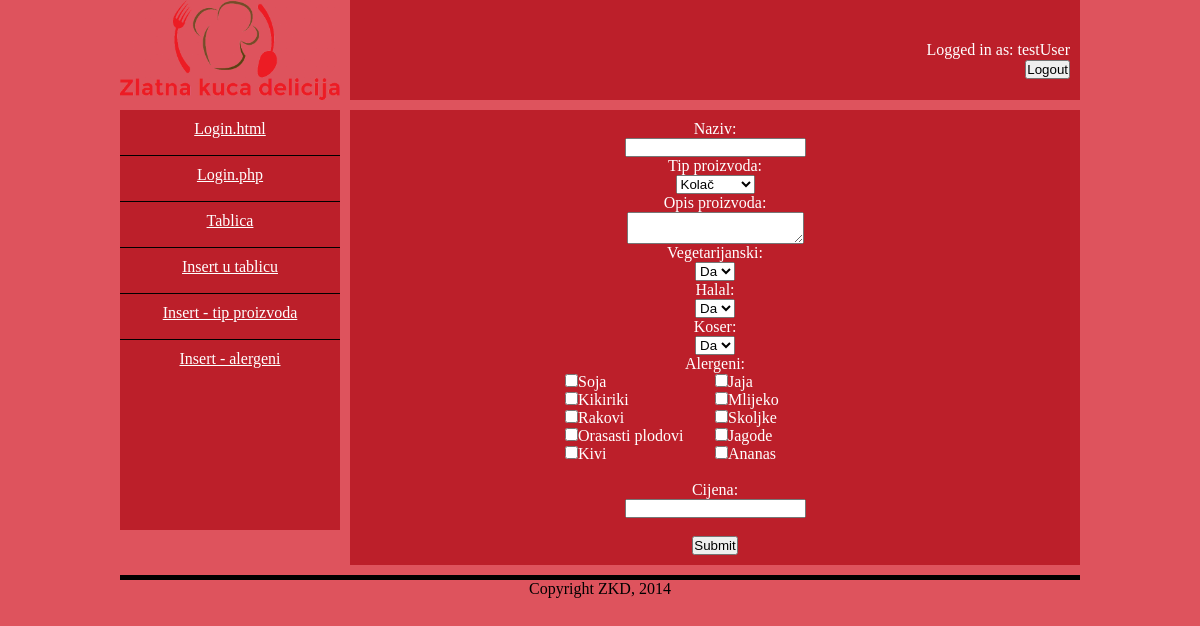
The app's page /insert.php (signed in) with its own data.
### tables this page shows
CREATE TABLE IF NOT EXISTS `alergeni` (
  `ID` int(11) NOT NULL AUTO_INCREMENT,
  `Naziv` varchar(100) NOT NULL,
  PRIMARY KEY (`ID`),
  KEY `ID` (`ID`)
);

### insert.php (the view, shortened to what this page needs)
<?php
include_once('config.php');
?>
 <!DOCTYPE html
PUBLIC "-//W3C//DTD XHTML 1.0 Transitional//EN"
"http://www.w3.org/TR/xhtml1/DTD/xhtml1-transitional.dtd">
<html>
<link rel="stylesheet" type="text/css" href="style.css">
<head>
</head>
<body>
<div id="wrapper">
	<div id="header">
		<div id="logo">
			<img src="images/logo.png" style="width: 100%; height: 100%">
		</div>
		<div id="user" style="margin-left: 10px;">
			<?php
					echo '<p style="color: white;">Logged in as: '. $_SESSION['Username']
					.'<form method="post" action="" style="margin-top: -30px;"> <input type="submit" name="logoutButton" value="Logout"> </form></p>';
		 	?>
		</div>
	</div>
	<div id="c2">
		<div class="col1">
			<ul>
				<li><a href="login.html">Login.html</a></li>
				<li><a href="login.php">Login.php</a></li>
				<li><a href="popis.php">Tablica</a></li>
				<li><a href="insert.php">Insert u tablicu</a></li>
				<li><a href="insertTipProizvoda.php">Insert - tip proizvoda</a></li>
				<li class="last"><a href="insertAlergen">Insert - alergeni</a></li>
			</ul>
		</div>
		<div class="col mar" style="text-align: center; color: white;">
			<form method="post" action="">
				<label for="u">Naziv:</label> </br>
				<input type="text" name="nazivProizvoda" id="u"> </br>
				<label for="t">Tip proizvoda:</label> </br>
				<select name="tipProizvoda">
				<?php
					$tip = mysqli_query($con,"SELECT * FROM tipproizvoda");
					while($tipArray = mysqli_fetch_array($tip))
						echo '<option value="'.$tipArray['ID'].'">'.$tipArray['Tip'].'</option>';
				?>
				</select><br>
				<label for="o">Opis proizvoda:</label> </br>
				<textarea name="opisProizvoda" id="o"></textarea> </br>
				<label for="v">Vegetarijanski: </label> </br>
				<select name="veg">
					<option value="1">Da</option>
				</select>
				<label for="h">Halal:</label> </br>
				<select name="hal">
					<option value="1">Da</option>
				</select>
				<label for="k">Koser:</label> </br>
				<select name="kos">
					<option value="1">Da</option>
				</select>
				<label for="a">Alergeni:</label> </br>
				<div style="width: 300px; margin: 0 auto;">
				<?php
				$alergen = mysqli_query($con,"SELECT * FROM alergeni");
				while($alergenArray = mysqli_fetch_array($alergen))
					echo '<label>
							<div style="width: 150px; text-align: left; float: left;">
							<input type="checkbox" value="'.$alergenArray['ID'].'" name="alergeni[]">'.$alergenArray['Naziv'].'</option>
							</div>
						  </label>';
				?>
				</div>
				</br><label for="c">Cijena:</label> </br>
				<input type="text" name="cijenaProizvoda" id="c">
				<input type="submit" value="Submit" name="submit"> </br>
			</form>
		</div>
	</div>
	<div id="copyright">
		Copyright ZKD, 2014
	</div>
</div>
</body>
</html>

### style.css (style rules this page uses)
* { margin: 0; padding: 0; }
body { background-color: #DE535D; }
#wrapper { margin: 0 auto; width: 960px; height: auto; }
#copyright { position: relative; width: 960px; height: auto; border-top: 5px solid black; text-align: center; margin-top: 10px; }
#header { width: 960px; height: 100px; margin-bottom: 10px; }
#header #logo { float: left; width: 220px; height: 100px; }
#header #user { float: left; text-align: right; width: 710px; height: 80px; background-color: #BC1F2A; padding: 10px; line-height: 80px; }
#c2 .col1 { position: relative; float: left; width: 220px; height: auto; min-height: 420px; text-align: center; background-color: #BC1F2A; }
#c2 .col1 ul { list-style-type: none; margin: 0; padding: 0; }
#c2 .col1 li { border-bottom: 1px solid black; text-align: center; height: 45px; }
#c2 .col1 li a { display: block; padding: 10px; color: white; }
#c2 .col1 .last { border: none; }
#c2 .col { position: relative; float: left; width: 710px; height: auto; min-height: 400px; text-align: left; background-color: #BC1F2A; padding: 10px; }
#c2 .mar { margin-left: 10px; }

### records on screen
alergeni: Naziv "Soja"
alergeni: Naziv "Jaja"
alergeni: Naziv "Kikiriki"
alergeni: Naziv "Mlijeko"
alergeni: Naziv "Rakovi"
alergeni: Naziv "Skoljke"
alergeni: Naziv "Orasasti plodovi"
alergeni: Naziv "Jagode"
alergeni: Naziv "Kivi"
alergeni: Naziv "Ananas"

### other values on screen
$_SESSION['Username'] "testUser"
form field tipProizvoda "Kolač"
